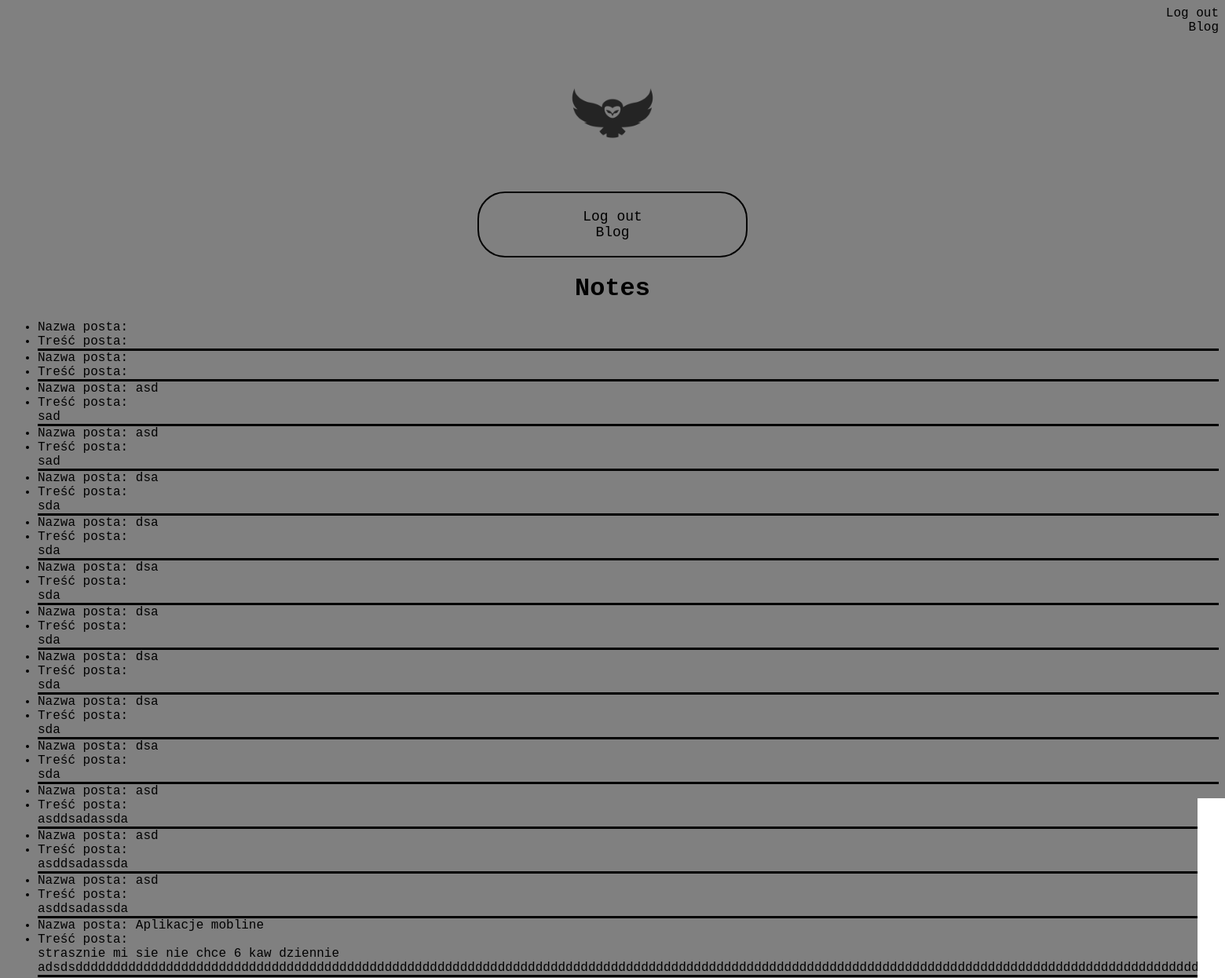
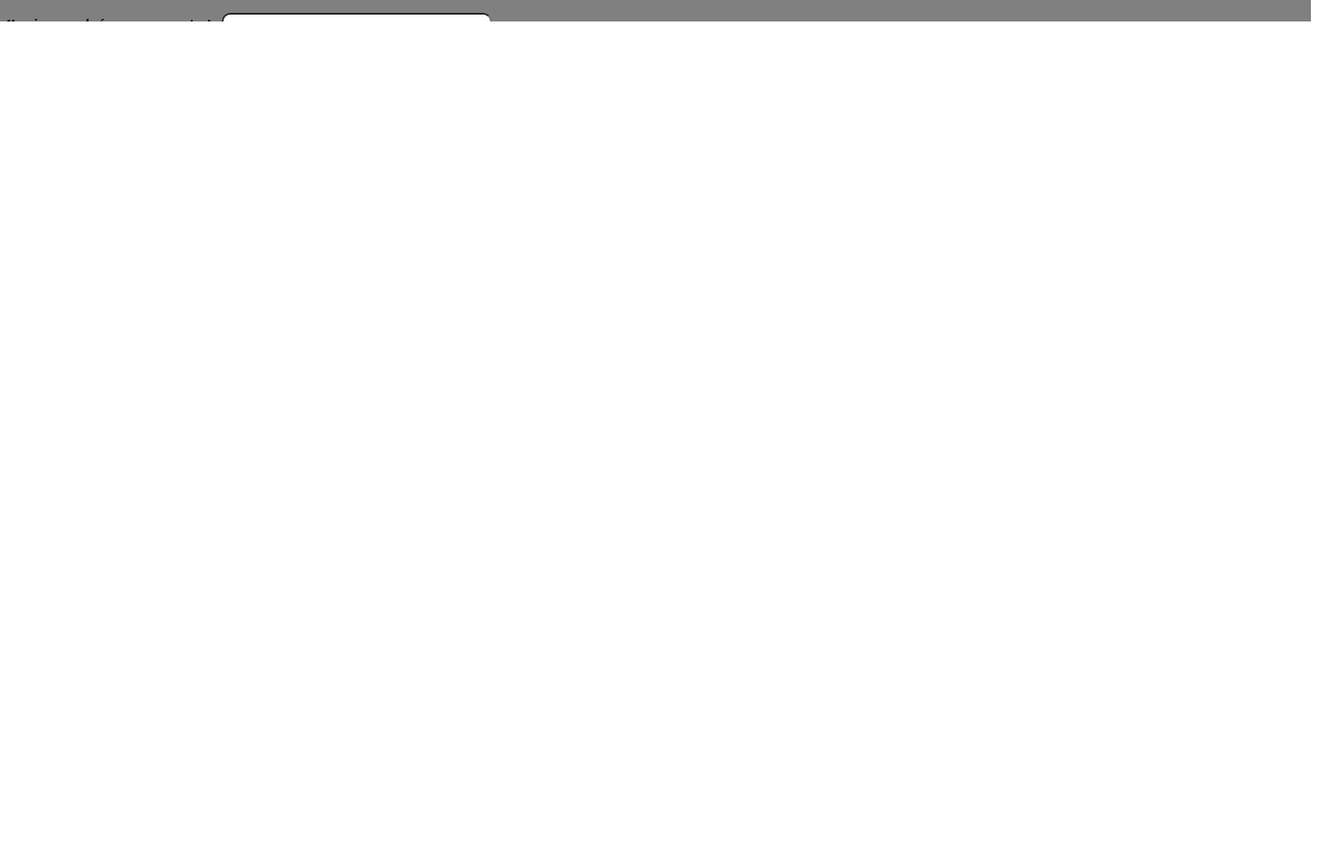
/user (signed in), run on the app's committed database (2 pictures, top to bottom).
### website/models.py (models this page shows)
class Posts(db.Model):
    id = db.Column(db.Integer, primary_key=True)
    name = db.Column(db.String(100))
    data = db.Column(db.String(10000))
    date = db.Column(db.DateTime(timezone=True), default=func.now())
    creator_id = db.Column(db.Integer, db.ForeignKey('user.id'))

### website/views.py (the view)
@views.route('/user' , methods = ['GET', 'POST'])
@login_required
def userpage():
    if request.method == 'POST':
        note = request.form.get('f_note')
        notename = request.form.get('f_notename')
        new_note = Posts(data = note, creator_id = current_user.id, name=notename)
        db.session.add(new_note)
        db.session.commit()
    return render_template('blog.html', user=current_user)

### website/__init__.py (called while the page is built)
def create_app():
    app = Flask(__name__)
    app.config['SECRET_KEY'] = 'key'
    app.config['SQLALCHEMY_DATABASE_URI'] = f'sqlite:///{DB_NAME}'
    db.init_app(app)
    from .views import views
    from .auth import auth
    app.static_folder = 'static'
    app.register_blueprint(views, url_prefix='/')
    app.register_blueprint(auth, url_prefix='/')
    from .models import User,Posts
    with app.app_context():
        db.create_all()
    login_manager = LoginManager()
    login_manager.login_view = 'auth.login'
    login_manager.init_app(app)
    @login_manager.user_loader
    def load_user(id):
        return User.query.get(int(id))
    return app

### website/templates/blog.html (shortened to what this page needs)
<!DOCTYPE html>
<html>
<head>
<link rel = "stylesheet" type="text/css" href="{{ url_for('static', filename='foldercss/style.css') }}" />
</head>
<body style="background-color: gray;">
{% if user.is_authenticated %}
<div id = "logowaniediv"><a href="logout" id = "logowanie">Log out</a></div>
<div id = "registerdiv"><a href="user">Blog</a></div>
{% else %}
<div id = "logowaniediv"><a href="login" id = "logowanie">Log in</a></div>
<div id = "registerdiv"><a href="sign-up">Register</a></div>
{% endif %}
<a href="{{ url_for('views.home') }}">    <image src="{{ url_for('static', filename='foty/owl.jpg') }}" id = "logo" alt=""></a>
<div class = "menu">
{% if user.is_authenticated %}
<div ><a href="logout" id = "logowanie">Log out</a></div>
<div ><a href="user">Blog</a></div>
{% else %}
<div ><a href="login" id = "logowanie">Log in</a></div>
<div ><a href="sign-up">Register</a></div>
{% endif %}
</div>
<h1 align="center">Notes</h1>
<ul id="notes">
    {% for note in user.notes%}
    <li>Nazwa posta: {{ note.name}}</li>
    <li style="border-bottom: solid 3px black;">Treść posta: <br> {{note.data}}</li>
    {% endfor %}
</ul>
<form method = "POST" name="formnotename">
    <b>Musisz podać nazwę posta!</b> <input class="inpt" type="text" name = "f_notename" style="width: 300px;" placeholder="Nazwa posta"><span class="err" id="e_notename" />
    <textarea  name="f_note" rows="50" cols="183"></textarea>
    <input type="submit" value="Dodaj post" class = "button">
</form>
<footer id = "footer">Bartek Ruszkowski</footer>
</body>
</html>

### website/static/foldercss/style.css (style rules this page uses)
body { font-family:'Courier New', Courier, monospace; }
a:link,a:visited { font-family:'Courier New', Courier, monospace; color: black; text-decoration: none; }
.menu { text-align: center; margin-top: 0px; font-size: large; padding: 20px; border: solid 2px black; border-radius: 35px; width: 300px; margin-right: auto; margin-left: auto; position: -webkit-sticky; position: sticky; top: 0; }
#logo { mix-blend-mode: multiply; display: block; margin-left: auto; margin-right: auto; width: 200px; opacity: 80%; }
#logowaniediv { text-align: right; }
#registerdiv { text-align: right; }
#footer { margin-top: 30px; border-top: solid black 3px; background-color: white; height: 100px; text-align: center; }
.button { margin-top: 15px; width: 200px; padding: 15px; border-radius: 15px; border: 2px solid black; color: black; background-color:gray; }
.inpt { border-radius: 10px; padding: 5px; }

### data on the page
Posts: name "asd", data "sad"
Posts: name "asd", data "sad"
Posts: name "dsa", data "sda"
Posts: name "dsa", data "sda"
Posts: name "dsa", data "sda"
Posts: name "dsa", data "sda"
Posts: name "dsa", data "sda"
Posts: name "dsa", data "sda"
Posts: name "dsa", data "sda"
Posts: name "asd", data "asddsadassda"
Posts: name "asd", data "asddsadassda"
Posts: name "asd", data "asddsadassda"
Posts: name "Aplikacje mobline", data "strasznie mi sie nie chce 6 kaw dziennie…"
